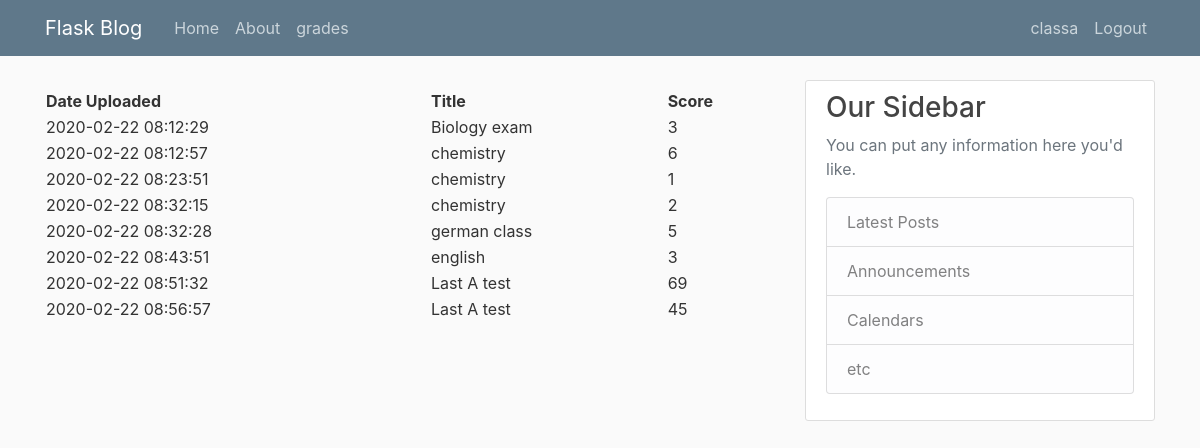
The app's page /grade (signed in) with its own data.
### flaskblog/models.py (models this page shows, shortened)
class User(db.Model, UserMixin):
    id = db.Column(db.Integer, primary_key=True)
    username = db.Column(db.String(20), unique=True, nullable=False)
    email = db.Column(db.String(120), unique=True, nullable=False)
    image_file = db.Column(db.String(20), nullable=False, default='default.jpg')
    password = db.Column(db.String(60), nullable=False)
    posts = db.relationship('Post', backref='author', lazy=True)
    first_name = db.Column(db.String(50), nullable=False)
    last_name = db.Column(db.String(50), nullable=False)
    access = db.Column(db.String(50), nullable=False)
    user_type = db.Column(db.String(50), nullable=False)

class Grade(db.Model):
    id = db.Column(db.Integer, primary_key=True)
    user_id = db.Column(db.Integer, db.ForeignKey('user.id'), nullable=False)
    title = db.Column(db.String(100), nullable=False)
    score = db.Column(db.Integer, nullable=False)
    date_added = db.Column(db.DateTime, nullable=False, default=datetime.utcnow)
    def __repr__(self):
        return f"Grade('{self.id}', '{self.user_id}', '{self.title}', '{self.score}', '{self.date_added}')"

### flaskblog/routes.py (the view)
@app.route("/grade",  methods=['GET', 'POST'])
@login_required
def grade():
    if current_user.user_type == 'teacher':
        return render_template('grade.html', classes=STUDENT_CODE)
    grades = Grade.query.filter_by(user_id=current_user.id).all()
    print(current_user.id)
    print(grades)
    return render_template('myGrades.html', grades=grades)

### flaskblog/models.py (called while the page is built)
@login_manager.user_loader
def load_user(user_id):
    return User.query.get(int(user_id))

### flaskblog/templates/myGrades.html (shortened to what this page needs)
{% extends "layout.html" %}
{% block content %}
<table style="width:100%">
    <tr>
        <th>Date Uploaded</th>
        <th>Title</th>
        <th>Score</th>
    </tr>
    {% for grade in grades %}
    <tr>
      <td>{{ grade.date_added.strftime('%Y-%m-%d %H:%M:%S') }}</td>
      <td>{{ grade.title }}</td>
      <td>{{ grade.score }}</td>
    </tr>
    {% endfor %}
  </table>
{% endblock content %}

### flaskblog/templates/layout.html (shortened to what this page needs)
<!DOCTYPE html>
<html>
<head>
    <link rel="stylesheet" href="https://maxcdn.bootstrapcdn.com/bootstrap/4.0.0/css/bootstrap.min.css">
    <link rel="stylesheet" type="text/css" href="{{ url_for('static', filename='main.css') }}">
</head>
<body>
    <header class="site-header">
      <nav class="navbar navbar-expand-md navbar-dark bg-steel fixed-top">
        <div class="container">
          <a class="navbar-brand mr-4" href="/">Flask Blog</a>
          <div class="collapse navbar-collapse" id="navbarToggle">
            <div class="navbar-nav mr-auto">
              <a class="nav-item nav-link" href="{{ url_for('home') }}">Home</a>
              <a class="nav-item nav-link" href="{{ url_for('about') }}">About</a>
              <a class="nav-item nav-link" href="{{ url_for('grade') }}">grades</a>
            </div>
            <div class="navbar-nav">
              {% if current_user.is_authenticated %}
                <a class="nav-item nav-link" href="{{ url_for('account') }}"> {{ current_user.username }} </a>
                <a class="nav-item nav-link" href="{{ url_for('logout') }}">Logout</a>
              {% else %}
                <a class="nav-item nav-link" href="{{ url_for('login') }}">Login</a>
                <a class="nav-item nav-link" href="{{ url_for('register') }}">Register</a>
              {% endif %}
            </div>
          </div>
        </div>
      </nav>
    </header>
    <main role="main" class="container">
      <div class="row">
        <div class="col-md-8">
          {% block content %}{% endblock %}
        </div>
        <div class="col-md-4">
          <div class="content-section">
            <h3>Our Sidebar</h3>
            <p class='text-muted'>You can put any information here you'd like.
              <ul class="list-group">
                <li class="list-group-item list-group-item-light">Latest Posts</li>
                <li class="list-group-item list-group-item-light">Announcements</li>
                <li class="list-group-item list-group-item-light">Calendars</li>
                <li class="list-group-item list-group-item-light">etc</li>
              </ul>
            </p>
          </div>
        </div>
      </div>
    </main>
</body>
</html>

### flaskblog/static/main.css (style rules this page uses)
body { background: #fafafa; color: #333333; margin-top: 5rem; }
h1, h2, h3, h4, h5, h6 { color: #444444; }
.bg-steel { background-color: #5f788a; }
.site-header .navbar-nav .nav-link { color: #cbd5db; }
.content-section { background: #ffffff; padding: 10px 20px; border: 1px solid #dddddd; border-radius: 3px; margin-bottom: 20px; }

### records on screen
User: username "classa"
Grade: date_added "2020-02-22 08:12:29", title "Biology exam", score "3"
Grade: date_added "2020-02-22 08:12:57", title "chemistry", score "6"
Grade: date_added "2020-02-22 08:23:51", title "chemistry", score "1"
Grade: date_added "2020-02-22 08:32:15", title "chemistry", score "2"
Grade: date_added "2020-02-22 08:32:28", title "german class", score "5"
Grade: date_added "2020-02-22 08:43:51", title "english", score "3"
Grade: date_added "2020-02-22 08:51:32", title "Last A test", score "69"
Grade: date_added "2020-02-22 08:56:57", title "Last A test", score "45"
